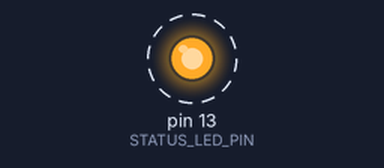
This sketch was run on a simulated Arduino Uno, built with avr-gcc and run on an emulated ATmega328P. Shown: output pins drawn as LEDs (lit = HIGH). Dashed ring = blinking. Pins used as bus, display or sensor lines are not drawn.

Above: at 0.5 s.
Timing chart, 0 to 4.6 s (numbered marks = the images above):
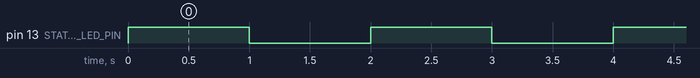

Measured:
- by itself, pin 13 (STATUS_LED_PIN): alternates HIGH for 1.0 s and LOW for 1.0 s

The sketch:

main.ino
```cpp
#define STATUS_LED_PIN              13
#define HEAD_POWER                  A3

void setup()
{

    Serial.begin(57600);
    pinMode(STATUS_LED_PIN, OUTPUT);
    pinMode(HEAD_POWER, OUTPUT);

}

void loop()
{

    digitalWrite(STATUS_LED_PIN, HIGH);
    digitalWrite(HEAD_POWER, HIGH);
    delay(1000);

    digitalWrite(STATUS_LED_PIN, LOW);
    digitalWrite(HEAD_POWER, LOW);
    delay(1000);

}
```
